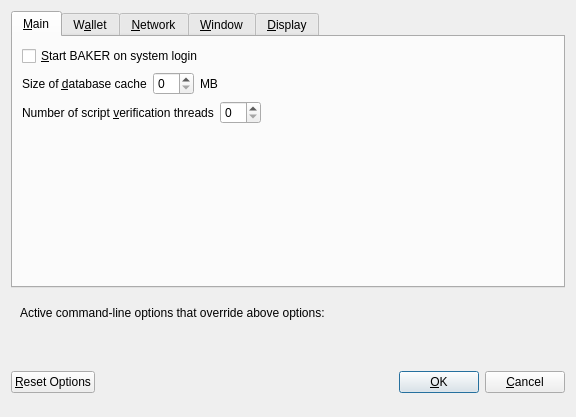
<?xml version="1.0" encoding="UTF-8"?>
<ui version="4.0">
 <class>OptionsDialog</class>
 <widget class="QDialog" name="OptionsDialog">
  <property name="geometry">
   <rect>
    <x>0</x>
    <y>0</y>
    <width>576</width>
    <height>417</height>
   </rect>
  </property>
  <property name="windowTitle">
   <string>Options</string>
  </property>
  <property name="modal">
   <bool>true</bool>
  </property>
  <layout class="QVBoxLayout" name="verticalLayout">
   <item>
    <widget class="QTabWidget" name="tabWidget">
     <property name="currentIndex">
      <number>0</number>
     </property>
     <widget class="QWidget" name="tabMain">
      <attribute name="title">
       <string>&amp;Main</string>
      </attribute>
      <layout class="QVBoxLayout" name="verticalLayout_Main">
       <item>
        <widget class="QCheckBox" name="bitcoinAtStartup">
         <property name="toolTip">
          <string>Automatically start BAKER after logging in to the system.</string>
         </property>
         <property name="text">
          <string>&amp;Start BAKER on system login</string>
         </property>
        </widget>
       </item>
       <item>
        <layout class="QHBoxLayout" name="horizontalLayout_2_Main">
         <item>
          <widget class="QLabel" name="databaseCacheLabel">
           <property name="text">
            <string>Size of &amp;database cache</string>
           </property>
           <property name="textFormat">
            <enum>Qt::PlainText</enum>
           </property>
           <property name="buddy">
            <cstring>databaseCache</cstring>
           </property>
          </widget>
         </item>
         <item>
          <widget class="QSpinBox" name="databaseCache"/>
         </item>
         <item>
          <widget class="QLabel" name="databaseCacheUnitLabel">
           <property name="text">
            <string>MB</string>
           </property>
           <property name="textFormat">
            <enum>Qt::PlainText</enum>
           </property>
          </widget>
         </item>
         <item>
          <spacer name="horizontalSpacer_2_Main">
           <property name="orientation">
            <enum>Qt::Horizontal</enum>
           </property>
           <property name="sizeHint" stdset="0">
            <size>
             <width>40</width>
             <height>20</height>
            </size>
           </property>
          </spacer>
         </item>
        </layout>
       </item>
       <item>
        <layout class="QHBoxLayout" name="horizontalLayout_3_Main">
         <item>
          <widget class="QLabel" name="threadsScriptVerifLabel">
           <property name="text">
            <string>Number of script &amp;verification threads</string>
           </property>
           <property name="textFormat">
            <enum>Qt::PlainText</enum>
           </property>
           <property name="buddy">
            <cstring>threadsScriptVerif</cstring>
           </property>
          </widget>
         </item>
         <item>
          <widget class="QSpinBox" name="threadsScriptVerif">
           <property name="toolTip">
            <string>(0 = auto, &lt;0 = leave that many cores free)</string>
           </property>
          </widget>
         </item>
         <item>
          <spacer name="horizontalSpacer_3_Main">
           <property name="orientation">
            <enum>Qt::Horizontal</enum>
           </property>
           <property name="sizeHint" stdset="0">
            <size>
             <width>40</width>
             <height>20</height>
            </size>
           </property>
          </spacer>
         </item>
        </layout>
       </item>
       <item>
        <spacer name="verticalSpacer_Main">
         <property name="orientation">
          <enum>Qt::Vertical</enum>
         </property>
         <property name="sizeHint" stdset="0">
          <size>
           <width>20</width>
           <height>40</height>
          </size>
         </property>
        </spacer>
       </item>
      </layout>
     </widget>
     <widget class="QWidget" name="tabWallet">
      <attribute name="title">
       <string>W&amp;allet</string>
      </attribute>
      <layout class="QVBoxLayout" name="verticalLayout_Wallet">
       <item>
        <widget class="QGroupBox" name="groupBox">
         <property name="title">
          <string>Expert</string>
         </property>
         <layout class="QVBoxLayout" name="verticalLayout_2">
          <item>
           <widget class="QCheckBox" name="coinControlFeatures">
            <property name="toolTip">
             <string>Whether to show coin control features or not.</string>
            </property>
            <property name="text">
             <string>Enable coin &amp;control features</string>
            </property>
           </widget>
          </item>
          <item>
           <widget class="QCheckBox" name="showMasternodesTab">
            <property name="toolTip">
             <string>Show additional tab listing all your masternodes in first sub-tab&lt;br/&gt;and all masternodes on the network in second sub-tab.</string>
            </property>
            <property name="text">
             <string>Show Masternodes Tab</string>
            </property>
           </widget>
          </item>
          <item>
           <widget class="QCheckBox" name="spendZeroConfChange">
            <property name="toolTip">
             <string>If you disable the spending of unconfirmed change, the change from a transaction&lt;br/&gt;cannot be used until that transaction has at least one confirmation.&lt;br/&gt;This also affects how your balance is computed.</string>
            </property>
            <property name="text">
             <string>&amp;Spend unconfirmed change</string>
            </property>
           </widget>
          </item>
         </layout>
        </widget>
       </item>
       <item>
        <spacer name="verticalSpacer_Wallet">
         <property name="orientation">
          <enum>Qt::Vertical</enum>
         </property>
         <property name="sizeHint" stdset="0">
          <size>
           <width>20</width>
           <height>40</height>
          </size>
         </property>
        </spacer>
       </item>
      </layout>
     </widget>
     <widget class="QWidget" name="tabNetwork">
      <attribute name="title">
       <string>&amp;Network</string>
      </attribute>
      <layout class="QVBoxLayout" name="verticalLayout_Network">
       <item>
        <widget class="QCheckBox" name="mapPortUpnp">
         <property name="toolTip">
          <string>Automatically open the BAKER client port on the router. This only works when your router supports UPnP and it is enabled.</string>
         </property>
         <property name="text">
          <string>Map port using &amp;UPnP</string>
         </property>
        </widget>
       </item>
       <item>
        <widget class="QCheckBox" name="allowIncoming">
         <property name="toolTip">
          <string>Accept connections from outside</string>
         </property>
         <property name="text">
          <string>Allow incoming connections</string>
         </property>
        </widget>
       </item>
       <item>
        <widget class="QCheckBox" name="connectSocks">
         <property name="toolTip">
          <string>Connect to the BAKER network through a SOCKS5 proxy.</string>
         </property>
         <property name="text">
          <string>&amp;Connect through SOCKS5 proxy (default proxy):</string>
         </property>
        </widget>
       </item>
       <item>
        <layout class="QHBoxLayout" name="horizontalLayout_1_Network">
         <item>
          <widget class="QLabel" name="proxyIpLabel">
           <property name="text">
            <string>Proxy &amp;IP:</string>
           </property>
           <property name="textFormat">
            <enum>Qt::PlainText</enum>
           </property>
           <property name="buddy">
            <cstring>proxyIp</cstring>
           </property>
          </widget>
         </item>
         <item>
          <widget class="QValidatedLineEdit" name="proxyIp">
           <property name="minimumSize">
            <size>
             <width>140</width>
             <height>0</height>
            </size>
           </property>
           <property name="maximumSize">
            <size>
             <width>140</width>
             <height>16777215</height>
            </size>
           </property>
           <property name="toolTip">
            <string>IP address of the proxy (e.g. IPv4: 127.0.0.1 / IPv6: ::1)</string>
           </property>
          </widget>
         </item>
         <item>
          <widget class="QLabel" name="proxyPortLabel">
           <property name="text">
            <string>&amp;Port:</string>
           </property>
           <property name="textFormat">
            <enum>Qt::PlainText</enum>
           </property>
           <property name="buddy">
            <cstring>proxyPort</cstring>
           </property>
          </widget>
         </item>
         <item>
          <widget class="QLineEdit" name="proxyPort">
           <property name="minimumSize">
            <size>
             <width>55</width>
             <height>0</height>
            </size>
           </property>
           <property name="maximumSize">
            <size>
             <width>55</width>
             <height>16777215</height>
            </size>
           </property>
           <property name="toolTip">
            <string>Port of the proxy (e.g. 9050)</string>
           </property>
          </widget>
         </item>
         <item>
          <spacer name="horizontalSpacer_1_Network">
           <property name="orientation">
            <enum>Qt::Horizontal</enum>
           </property>
           <property name="sizeHint" stdset="0">
            <size>
             <width>40</width>
             <height>20</height>
            </size>
           </property>
          </spacer>
         </item>
        </layout>
       </item>
       <item>
        <spacer name="verticalSpacer_Network">
         <property name="orientation">
          <enum>Qt::Vertical</enum>
         </property>
         <property name="sizeHint" stdset="0">
          <size>
           <width>20</width>
           <height>40</height>
          </size>
         </property>
        </spacer>
       </item>
      </layout>
     </widget>
     <widget class="QWidget" name="tabWindow">
      <attribute name="title">
       <string>&amp;Window</string>
      </attribute>
      <layout class="QVBoxLayout" name="verticalLayout_Window">
       <item>
        <widget class="QCheckBox" name="minimizeToTray">
         <property name="toolTip">
          <string>Show only a tray icon after minimizing the window.</string>
         </property>
         <property name="text">
          <string>&amp;Minimize to the tray instead of the taskbar</string>
         </property>
        </widget>
       </item>
       <item>
        <widget class="QCheckBox" name="minimizeOnClose">
         <property name="toolTip">
          <string>Minimize instead of exit the application when the window is closed. When this option is enabled, the application will be closed only after selecting Quit in the menu.</string>
         </property>
         <property name="text">
          <string>M&amp;inimize on close</string>
         </property>
        </widget>
       </item>
       <item>
        <spacer name="verticalSpacer_Window">
         <property name="orientation">
          <enum>Qt::Vertical</enum>
         </property>
         <property name="sizeHint" stdset="0">
          <size>
           <width>20</width>
           <height>40</height>
          </size>
         </property>
        </spacer>
       </item>
      </layout>
     </widget>
     <widget class="QWidget" name="tabDisplay">
      <attribute name="title">
       <string>&amp;Display</string>
      </attribute>
      <layout class="QVBoxLayout" name="verticalLayout_Display">
       <item>
        <layout class="QHBoxLayout" name="horizontalLayout_1_Display">
         <item>
          <widget class="QLabel" name="langLabel">
           <property name="text">
            <string>User Interface &amp;language:</string>
           </property>
           <property name="textFormat">
            <enum>Qt::PlainText</enum>
           </property>
           <property name="buddy">
            <cstring>lang</cstring>
           </property>
          </widget>
         </item>
         <item>
          <widget class="QValueComboBox" name="lang">
           <property name="toolTip">
            <string>The user interface language can be set here. This setting will take effect after restarting BAKER.</string>
           </property>
          </widget>
         </item>
        </layout>
       </item>
       <item>
        <widget class="QLabel" name="label_3">
         <property name="toolTip">
          <string notr="true"/>
         </property>
         <property name="statusTip">
          <string notr="true"/>
         </property>
         <property name="whatsThis">
          <string notr="true"/>
         </property>
         <property name="accessibleName">
          <string notr="true"/>
         </property>
         <property name="text">
          <string>Language missing or translation incomplete? Help contributing translations here:
https://www.transifex.com/baker-project/baker-project-translations</string>
         </property>
         <property name="wordWrap">
          <bool>true</bool>
         </property>
         <property name="openExternalLinks">
          <bool>true</bool>
         </property>
         <property name="textInteractionFlags">
          <set>Qt::TextBrowserInteraction</set>
         </property>
        </widget>
       </item>
       <item>
        <layout class="QHBoxLayout" name="horizontalLayout_4_Display" stretch="0,0">
         <item>
          <widget class="QLabel" name="themeLabel">
           <property name="text">
            <string>User Interface Theme:</string>
           </property>
          </widget>
         </item>
         <item>
          <widget class="QValueComboBox" name="theme"/>
         </item>
        </layout>
       </item>
       <item>
        <widget class="Line" name="line">
         <property name="orientation">
          <enum>Qt::Horizontal</enum>
         </property>
        </widget>
       </item>
       <item>
        <layout class="QHBoxLayout" name="horizontalLayout_2_Display">
         <item>
          <widget class="QLabel" name="unitLabel">
           <property name="text">
            <string>&amp;Unit to show amounts in:</string>
           </property>
           <property name="textFormat">
            <enum>Qt::PlainText</enum>
           </property>
           <property name="buddy">
            <cstring>unit</cstring>
           </property>
          </widget>
         </item>
         <item>
          <widget class="QValueComboBox" name="unit">
           <property name="toolTip">
            <string>Choose the default subdivision unit to show in the interface and when sending coins.</string>
           </property>
          </widget>
         </item>
        </layout>
       </item>
       <item>
        <layout class="QHBoxLayout" name="horizontalLayout_5_Display">
         <item>
          <widget class="QLabel" name="digitsLabel">
           <property name="text">
            <string>Decimal digits</string>
           </property>
          </widget>
         </item>
         <item>
          <widget class="QValueComboBox" name="digits"/>
         </item>
        </layout>
       </item>
       <item>
        <layout class="QHBoxLayout" name="horizontalLayout_3_Display">
         <item>
          <widget class="QLabel" name="thirdPartyTxUrlsLabel">
           <property name="toolTip">
            <string>Third party URLs (e.g. a block explorer) that appear in the transactions tab as context menu items. %s in the URL is replaced by transaction hash. Multiple URLs are separated by vertical bar |.</string>
           </property>
           <property name="text">
            <string>Third party transaction URLs</string>
           </property>
           <property name="buddy">
            <cstring>thirdPartyTxUrls</cstring>
           </property>
          </widget>
         </item>
         <item>
          <widget class="QLineEdit" name="thirdPartyTxUrls">
           <property name="toolTip">
            <string>Third party URLs (e.g. a block explorer) that appear in the transactions tab as context menu items. %s in the URL is replaced by transaction hash. Multiple URLs are separated by vertical bar |.</string>
           </property>
          </widget>
         </item>
        </layout>
       </item>
       <item>
        <spacer name="verticalSpacer">
         <property name="orientation">
          <enum>Qt::Vertical</enum>
         </property>
         <property name="sizeHint" stdset="0">
          <size>
           <width>20</width>
           <height>40</height>
          </size>
         </property>
        </spacer>
       </item>
      </layout>
     </widget>
    </widget>
   </item>
   <item>
    <widget class="QFrame" name="frame">
     <layout class="QVBoxLayout" name="verticalLayout_Bottom">
      <item>
       <layout class="QHBoxLayout" name="horizontalLayout_Bottom">
        <item>
         <widget class="QLabel" name="overriddenByCommandLineInfoLabel">
          <property name="text">
           <string>Active command-line options that override above options:</string>
          </property>
          <property name="textFormat">
           <enum>Qt::PlainText</enum>
          </property>
         </widget>
        </item>
        <item>
         <spacer name="horizontalSpacer_Bottom">
          <property name="orientation">
           <enum>Qt::Horizontal</enum>
          </property>
          <property name="sizeHint" stdset="0">
           <size>
            <width>40</width>
            <height>20</height>
           </size>
          </property>
         </spacer>
        </item>
       </layout>
      </item>
      <item>
       <widget class="QLabel" name="overriddenByCommandLineLabel">
        <property name="text">
         <string/>
        </property>
        <property name="textFormat">
         <enum>Qt::PlainText</enum>
        </property>
        <property name="wordWrap">
         <bool>true</bool>
        </property>
       </widget>
      </item>
     </layout>
    </widget>
   </item>
   <item>
    <layout class="QHBoxLayout" name="horizontalLayout_Buttons">
     <item>
      <widget class="QPushButton" name="resetButton">
       <property name="toolTip">
        <string>Reset all client options to default.</string>
       </property>
       <property name="text">
        <string>&amp;Reset Options</string>
       </property>
       <property name="autoDefault">
        <bool>false</bool>
       </property>
      </widget>
     </item>
     <item>
      <spacer name="horizontalSpacer_1">
       <property name="orientation">
        <enum>Qt::Horizontal</enum>
       </property>
       <property name="sizeHint" stdset="0">
        <size>
         <width>40</width>
         <height>48</height>
        </size>
       </property>
      </spacer>
     </item>
     <item>
      <widget class="QLabel" name="statusLabel">
       <property name="minimumSize">
        <size>
         <width>200</width>
         <height>0</height>
        </size>
       </property>
       <property name="font">
        <font>
         <weight>75</weight>
         <bold>true</bold>
        </font>
       </property>
       <property name="text">
        <string/>
       </property>
       <property name="textFormat">
        <enum>Qt::PlainText</enum>
       </property>
       <property name="wordWrap">
        <bool>true</bool>
       </property>
      </widget>
     </item>
     <item>
      <spacer name="horizontalSpacer_2">
       <property name="orientation">
        <enum>Qt::Horizontal</enum>
       </property>
       <property name="sizeHint" stdset="0">
        <size>
         <width>40</width>
         <height>48</height>
        </size>
       </property>
      </spacer>
     </item>
     <item>
      <widget class="QPushButton" name="okButton">
       <property name="text">
        <string>&amp;OK</string>
       </property>
       <property name="autoDefault">
        <bool>false</bool>
       </property>
       <property name="default">
        <bool>true</bool>
       </property>
      </widget>
     </item>
     <item>
      <widget class="QPushButton" name="cancelButton">
       <property name="text">
        <string>&amp;Cancel</string>
       </property>
       <property name="autoDefault">
        <bool>false</bool>
       </property>
      </widget>
     </item>
    </layout>
   </item>
  </layout>
 </widget>
 <customwidgets>
  <customwidget>
   <class>QValidatedLineEdit</class>
   <extends>QLineEdit</extends>
   <header>qvalidatedlineedit.h</header>
  </customwidget>
  <customwidget>
   <class>QValueComboBox</class>
   <extends>QComboBox</extends>
   <header>qvaluecombobox.h</header>
  </customwidget>
 </customwidgets>
 <resources/>
 <connections/>
</ui>
